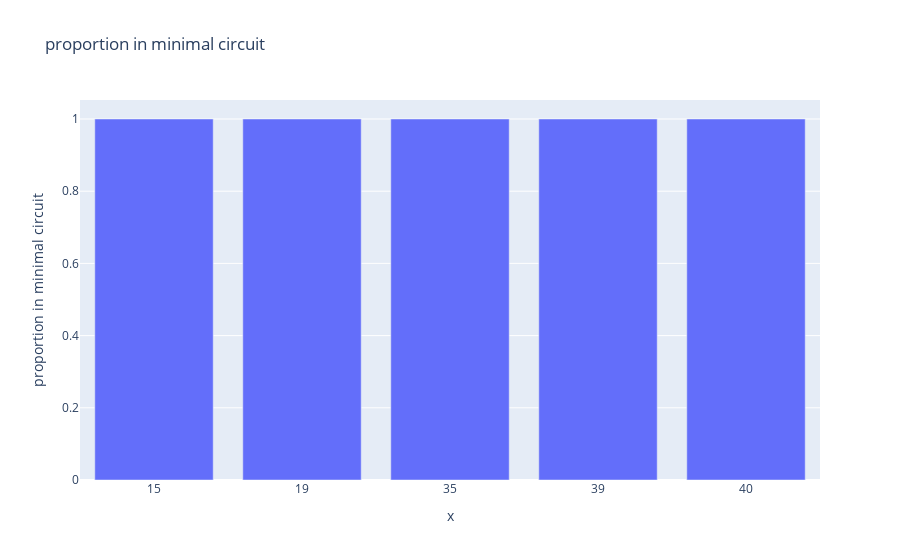
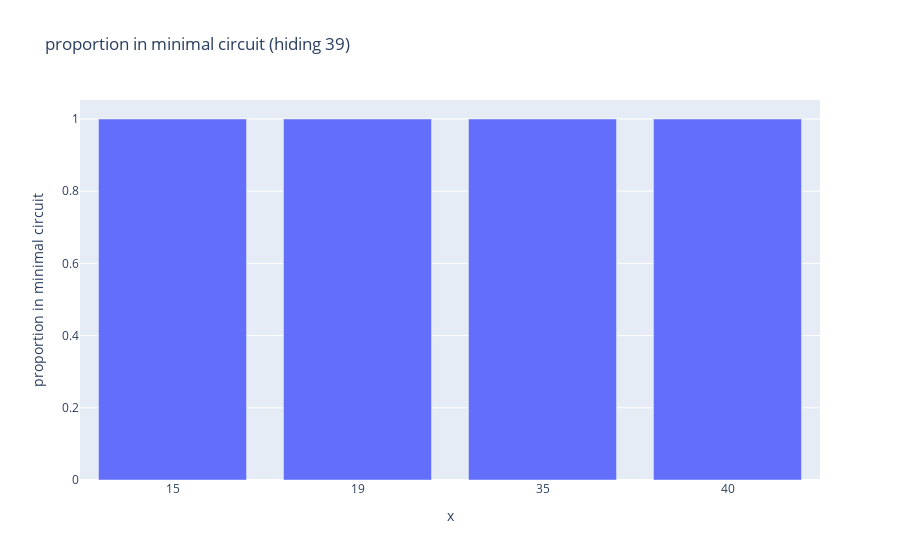

These figures' notebook cell, in order:
### Code cell
layer_counts = defaultdict(lambda: 0)
res = {}
for k,v in all_important_layers.items():
    res[k] = list(v.items())
total = 0
for template_i, values in res.items():
    for patching_i, scores in values:
        total += 1
        for score, layer in scores:
            layer_counts[layer] += 1

def bar_chart(data, x_labels, y_label, title, font_size=None):
    import pandas as pd
    import plotly.express as px
    # it requires a pandas dict with the columns and rows named, annoying
    # by default rows and columns are named with ints so we relabel them accordingly
    renames = dict([(i, x_labels[i]) for i in range(len(x_labels))])
    ps = pd.DataFrame(data.cpu().numpy()).rename(renames, axis='rows').rename({0: y_label}, axis='columns')
    fig = px.bar(ps, y=y_label, x=x_labels, title=title)
    if not font_size is None:
        fig.update_layout(
          xaxis = dict(
            tickmode='array',
            tickvals = x_labels,
            ticktext = x_labels, 
            ),
           font=dict(size=font_size, color="black"))    
    fig.show()

# sort by layer index
layer_counts = list(layer_counts.items())
layer_counts.sort(key=lambda x: x[0])

bar_chart(torch.tensor([count/float(total) for (layer,count) in layer_counts]), x_labels=[str(layer) for (layer, count) in layer_counts], y_label='proportion in minimal circuit', title='proportion in minimal circuit')
bar_chart(torch.tensor([count/float(total) for (layer,count) in layer_counts if not layer == 39]), x_labels=[str(layer) for (layer,count) in layer_counts if not layer == 39], y_label='proportion in minimal circuit', title='proportion in minimal circuit (hiding 39)')

### Figure 1 — Plotly figure (JSON) as saved in the notebook; plotly's stock layout.template omitted (floating-point values rounded to 4 significant figures)
{"data": [{"alignmentgroup": "True", "hovertemplate": "x=%{x}<br>proportion in minimal circuit=%{y}<extra></extra>", "legendgroup": "", "marker": {"color": "#636efa", "pattern": {"shape": ""}}, "name": "", "offsetgroup": "", "orientation": "v", "showlegend": false, "textposition": "auto", "type": "bar", "x": ["15", "19", "35", "39", "40"], "xaxis": "x", "y": [1, 1, 1, 1, 1], "yaxis": "y"}], "layout": {"autosize": true, "barmode": "relative", "legend": {"tracegroupgap": 0}, "title": {"text": "proportion in minimal circuit"}, "xaxis": {"anchor": "y", "autorange": true, "domain": [0, 1], "range": [-0.5, 4.5], "title": {"text": "x"}, "type": "category"}, "yaxis": {"anchor": "x", "autorange": true, "domain": [0, 1], "range": [0, 1.053], "title": {"text": "proportion in minimal circuit"}, "type": "linear"}}}

### Figure 2 — Plotly figure (JSON) as saved in the notebook; plotly's stock layout.template omitted (floating-point values rounded to 4 significant figures)
{"data": [{"alignmentgroup": "True", "hovertemplate": "x=%{x}<br>proportion in minimal circuit=%{y}<extra></extra>", "legendgroup": "", "marker": {"color": "#636efa", "pattern": {"shape": ""}}, "name": "", "offsetgroup": "", "orientation": "v", "showlegend": false, "textposition": "auto", "type": "bar", "x": ["15", "19", "35", "40"], "xaxis": "x", "y": [1, 1, 1, 1], "yaxis": "y"}], "layout": {"autosize": true, "barmode": "relative", "legend": {"tracegroupgap": 0}, "title": {"text": "proportion in minimal circuit (hiding 39)"}, "xaxis": {"anchor": "y", "autorange": true, "domain": [0, 1], "range": [-0.5, 3.5], "title": {"text": "x"}, "type": "category"}, "yaxis": {"anchor": "x", "autorange": true, "domain": [0, 1], "range": [0, 1.053], "title": {"text": "proportion in minimal circuit"}, "type": "linear"}}}
